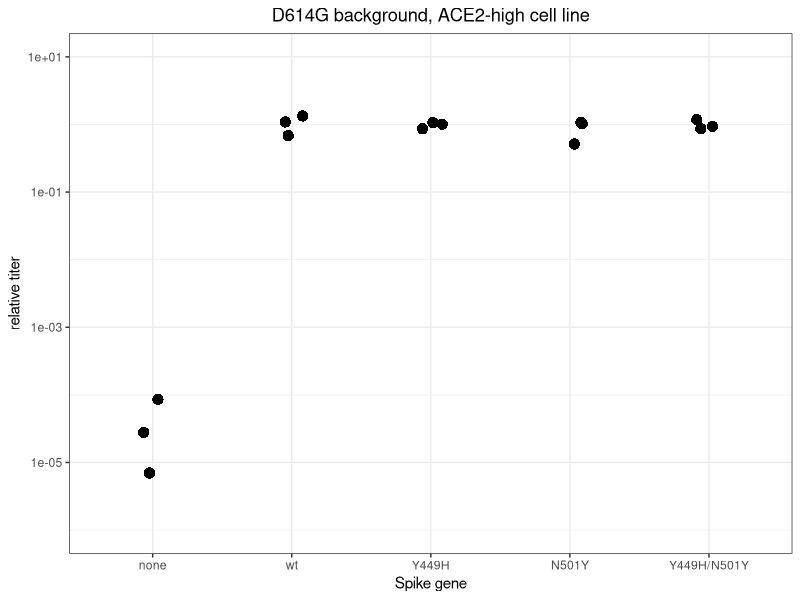
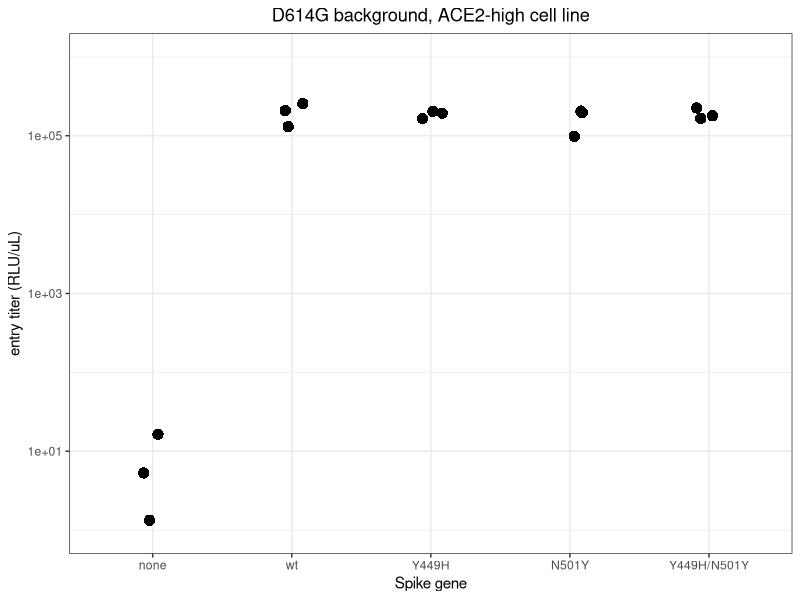
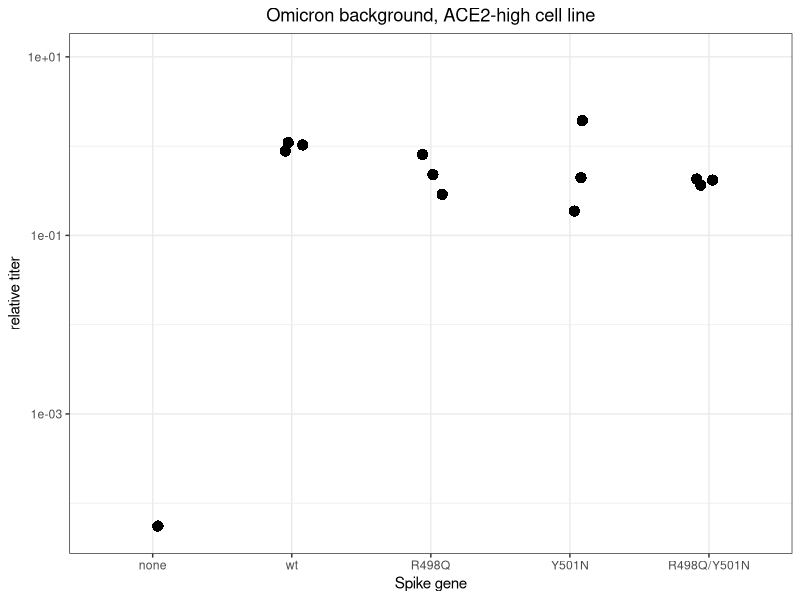
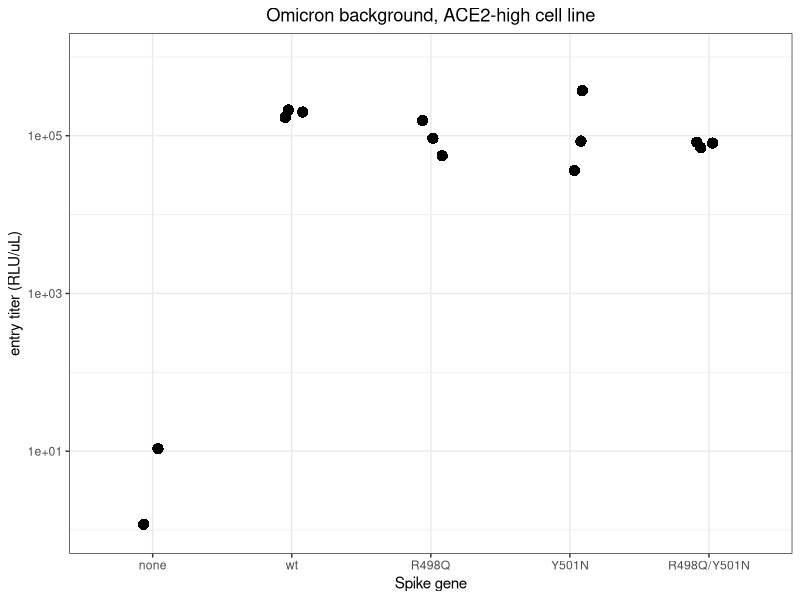
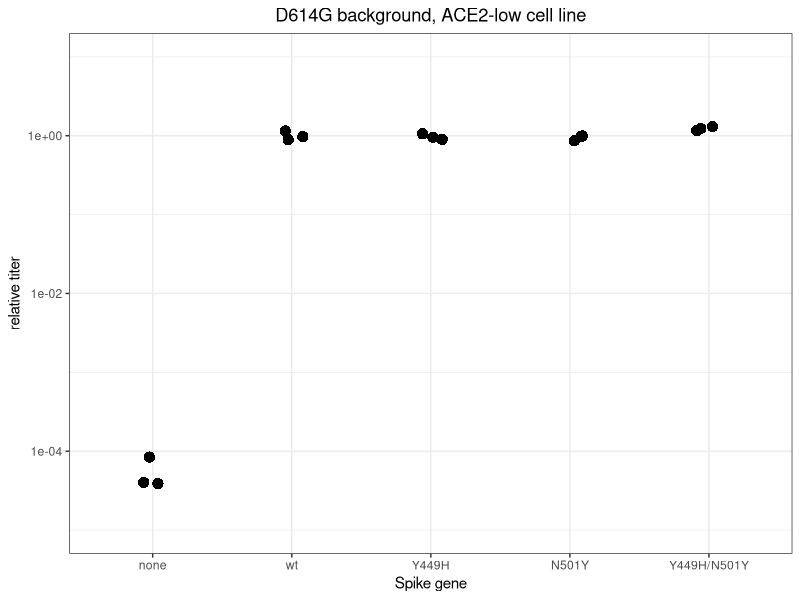
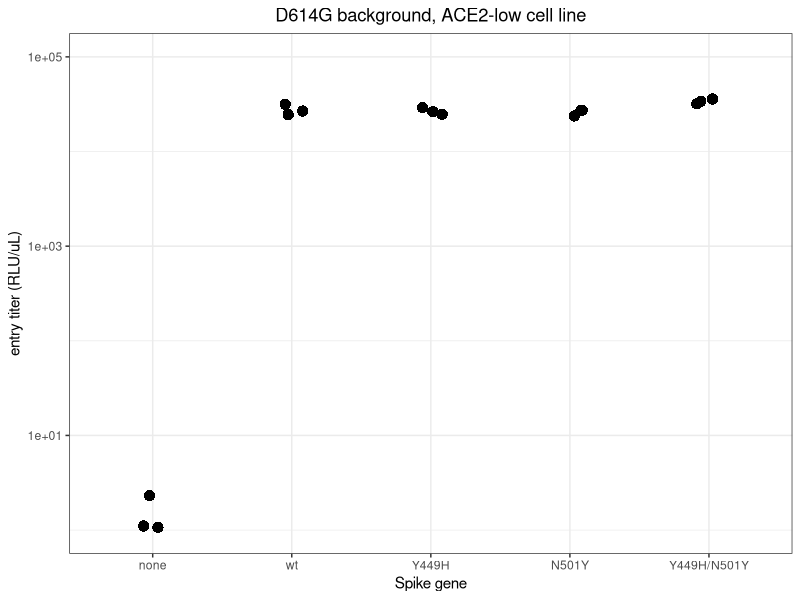
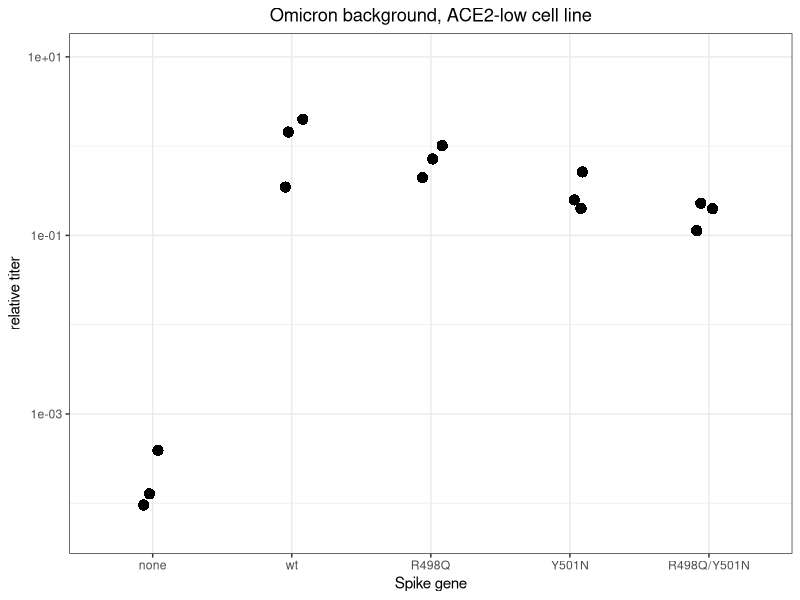
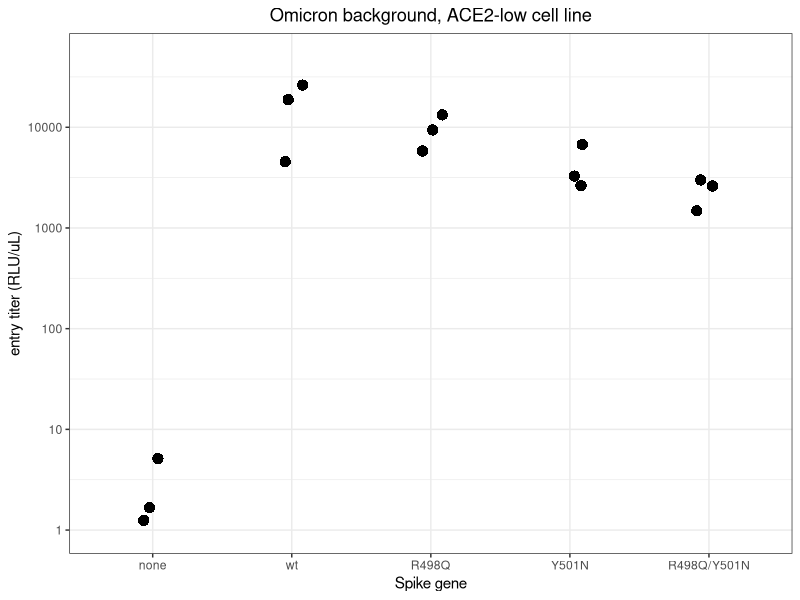

R code for these plots, in order:
## ---- chunk 1
require("knitr")
knitr::opts_chunk$set(echo = T)
knitr::opts_chunk$set(dev.args = list(png = list(type = "cairo")))
#list of packages to install/load
packages = c("ggplot2", "data.table", "tidyverse", "dplyr", "gridExtra")
#install any packages not already installed
installed_packages <- packages %in% rownames(installed.packages())
if(any(installed_packages == F)){
  install.packages(packages[!installed_packages])
}
#load packages
invisible(lapply(packages, library, character.only=T))
#make results directory
if(!file.exists("results")){
 dir.create(file.path("results"))
}
## ---- chunk 2
# The palette with grey:
cbPalette <- c("#999999", "#E69F00", "#56B4E9", "#009E73", "#F0E442", 
               "#0072B2", "#D55E00", "#CC79A7")
# The palette with black
cbbPalette <- c("#000000", "#E69F00", "#56B4E9", "#009E73", "#F0E442", 
                "#0072B2", "#D55E00", "#CC79A7")
## ---- chunk 3
dt <- read.csv(file="./titer_data/all_data.csv", stringsAsFactors=F)
head(dt)
## ---- chunk 4
dt_WH1 <- dt[dt$background=="WH1_D614G",] %>% mutate(genotype = factor(genotype, 
                                levels=c("none", "wt", 
                                         "Y449H", "N501Y", "Y449H/N501Y")))

ggplot(dt_WH1,
       aes(genotype, RLU_per_uL_ACE2hi/exp(mean(log(dt_WH1[dt_WH1$genotype=="wt","RLU_per_uL_ACE2hi"]))))
       ) +
  geom_point(size=3.5,
             shape=16,
             position=position_jitter(width = 0.1, height = 0, seed = 0)) +
  #geom_hline(yintercept=25/exp(mean(log(dt[dt$genotype=="wildtype" & dt$uL_virus=="50","virus_per_mL_stringent"]))), color="grey", linetype="dashed") + #Limit of detection
  scale_y_log10(lim=c(1e-6, 1e1)) +
  xlab("Spike gene") +
  ylab("relative titer") +
  theme_bw()  +
  ggtitle("D614G background, ACE2-high cell line") +
  theme(plot.title = element_text(hjust = 0.5))

ggsave(
  "./results/titers_D614G-cycle_ACE2hi.pdf",
  scale = 1,
  width = 6,
  height = 4,
  useDingbats=F
)
## ---- chunk 5
ggplot(dt_WH1,
       aes(genotype, RLU_per_uL_ACE2hi)) +
  geom_point(size=3.5,
             shape=16,
             position=position_jitter(width = 0.1, height = 0, seed = 0)) +
  #geom_hline(yintercept=25/exp(mean(log(dt[dt$genotype=="wildtype" & dt$uL_virus=="50","virus_per_mL_stringent"]))), color="grey", linetype="dashed") + #Limit of detection
  scale_y_log10(lim=c(1e0, 1e6)) +
  xlab("Spike gene") +
  ylab("entry titer (RLU/uL)") +
  theme_bw()  +
  ggtitle("D614G background, ACE2-high cell line") +
  theme(plot.title = element_text(hjust = 0.5))

ggsave(
  "./results/titers_D614G-cycle_absolute_ACE2hi.pdf",
  scale = 1,
  width = 6,
  height = 4,
  useDingbats=F
)
## ---- chunk 6
dt_omicron <- dt[dt$background=="omicron",] %>% mutate(genotype = factor(genotype, 
                                levels=c("none", "wt", 
                                         "R498Q", "Y501N", "R498Q/Y501N")))

ggplot(dt_omicron,
       aes(genotype, RLU_per_uL_ACE2hi/exp(mean(log(dt_omicron[dt_omicron$genotype=="wt","RLU_per_uL_ACE2hi"]))))
       ) +
  geom_point(size=3.5,
             shape=16,
             position=position_jitter(width = 0.1, height = 0, seed = 0)) +
  #geom_hline(yintercept=25/exp(mean(log(dt[dt$genotype=="wildtype" & dt$uL_virus=="50","virus_per_mL_stringent"]))), color="grey", linetype="dashed") + #Limit of detection
  scale_y_log10(lim=c(5e-5, 1e1)) +
  xlab("Spike gene") +
  ylab("relative titer") +
  theme_bw()  +
  ggtitle("Omicron background, ACE2-high cell line") +
  theme(plot.title = element_text(hjust = 0.5))

ggsave(
  "./results/titers_omicron-cycle_ACE2hi.pdf",
  scale = 1,
  width = 6,
  height = 4,
  useDingbats=F
)
## ---- chunk 7
dt_omicron <- dt[dt$background=="omicron",] %>% mutate(genotype = factor(genotype, 
                                levels=c("none", "wt", 
                                         "R498Q", "Y501N", "R498Q/Y501N")))

ggplot(dt_omicron,
       aes(genotype, RLU_per_uL_ACE2hi)) +
  geom_point(size=3.5,
             shape=16,
             position=position_jitter(width = 0.1, height = 0, seed = 0)) +
  #geom_hline(yintercept=25/exp(mean(log(dt[dt$genotype=="wildtype" & dt$uL_virus=="50","virus_per_mL_stringent"]))), color="grey", linetype="dashed") + #Limit of detection
  scale_y_log10(lim=c(1e0, 1e6)) +
  xlab("Spike gene") +
  ylab("entry titer (RLU/uL)") +
  theme_bw()  +
  ggtitle("Omicron background, ACE2-high cell line") +
  theme(plot.title = element_text(hjust = 0.5))

ggsave(
  "./results/titers_omicron-cycle_absolute_ACE2hi.pdf",
  scale = 1,
  width = 6,
  height = 4,
  useDingbats=F
)
## ---- chunk 8

ggplot(dt_WH1,
       aes(genotype, RLU_per_uL_ACE2lo/exp(mean(log(dt_WH1[dt_WH1$genotype=="wt","RLU_per_uL_ACE2lo"]))))
       ) +
  geom_point(size=3.5,
             shape=16,
             position=position_jitter(width = 0.1, height = 0, seed = 0)) +
  #geom_hline(yintercept=25/exp(mean(log(dt[dt$genotype=="wildtype" & dt$uL_virus=="50","virus_per_mL_stringent"]))), color="grey", linetype="dashed") + #Limit of detection
  scale_y_log10(lim=c(1e-5, 1e1)) +
  xlab("Spike gene") +
  ylab("relative titer") +
  theme_bw()  +
  ggtitle("D614G background, ACE2-low cell line") +
  theme(plot.title = element_text(hjust = 0.5))

ggsave(
  "./results/titers_D614G-cycle_ACE2lo.pdf",
  scale = 1,
  width = 6,
  height = 4,
  useDingbats=F
)
## ---- chunk 9
ggplot(dt_WH1,
       aes(genotype, RLU_per_uL_ACE2lo)) +
  geom_point(size=3.5,
             shape=16,
             position=position_jitter(width = 0.1, height = 0, seed = 0)) +
  #geom_hline(yintercept=25/exp(mean(log(dt[dt$genotype=="wildtype" & dt$uL_virus=="50","virus_per_mL_stringent"]))), color="grey", linetype="dashed") + #Limit of detection
  scale_y_log10(lim=c(1e0, 1e5)) +
  xlab("Spike gene") +
  ylab("entry titer (RLU/uL)") +
  theme_bw()  +
  ggtitle("D614G background, ACE2-low cell line") +
  theme(plot.title = element_text(hjust = 0.5))

ggsave(
  "./results/titers_D614G-cycle_absolute_ACE2lo.pdf",
  scale = 1,
  width = 6,
  height = 4,
  useDingbats=F
)
## ---- chunk 10
dt_omicron <- dt[dt$background=="omicron",] %>% mutate(genotype = factor(genotype, 
                                levels=c("none", "wt", 
                                         "R498Q", "Y501N", "R498Q/Y501N")))

ggplot(dt_omicron,
       aes(genotype, RLU_per_uL_ACE2lo/exp(mean(log(dt_omicron[dt_omicron$genotype=="wt","RLU_per_uL_ACE2lo"]))))
       ) +
  geom_point(size=3.5,
             shape=16,
             position=position_jitter(width = 0.1, height = 0, seed = 0)) +
  #geom_hline(yintercept=25/exp(mean(log(dt[dt$genotype=="wildtype" & dt$uL_virus=="50","virus_per_mL_stringent"]))), color="grey", linetype="dashed") + #Limit of detection
  scale_y_log10(lim=c(5e-5, 1e1)) +
  xlab("Spike gene") +
  ylab("relative titer") +
  theme_bw()  +
  ggtitle("Omicron background, ACE2-low cell line") +
  theme(plot.title = element_text(hjust = 0.5))

ggsave(
  "./results/titers_omicron-cycle_ACE2lo.pdf",
  scale = 1,
  width = 6,
  height = 4,
  useDingbats=F
)
## ---- chunk 11
dt_omicron <- dt[dt$background=="omicron",] %>% mutate(genotype = factor(genotype, 
                                levels=c("none", "wt", 
                                         "R498Q", "Y501N", "R498Q/Y501N")))

ggplot(dt_omicron,
       aes(genotype, RLU_per_uL_ACE2lo)) +
  geom_point(size=3.5,
             shape=16,
             position=position_jitter(width = 0.1, height = 0, seed = 0)) +
  #geom_hline(yintercept=25/exp(mean(log(dt[dt$genotype=="wildtype" & dt$uL_virus=="50","virus_per_mL_stringent"]))), color="grey", linetype="dashed") + #Limit of detection
  scale_y_log10(lim=c(1e0, 5e4)) +
  xlab("Spike gene") +
  ylab("entry titer (RLU/uL)") +
  theme_bw()  +
  ggtitle("Omicron background, ACE2-low cell line") +
  theme(plot.title = element_text(hjust = 0.5))

ggsave(
  "./results/titers_omicron-cycle_absolute_ACE2lo.pdf",
  scale = 1,
  width = 6,
  height = 4,
  useDingbats=F
)
## ---- chunk 12
dt$RLU_per_pg_p24_ACE2hi <- dt$RLU_per_uL_ACE2hi * 1000 / dt$p24_pg_per_mL
dt$RLU_per_pg_p24_ACE2lo <- dt$RLU_per_uL_ACE2lo * 1000 / dt$p24_pg_per_mL
## ---- chunk 13
dt_WH1 <- dt[dt$background=="WH1_D614G",] %>% mutate(genotype = factor(genotype, 
                                levels=c("none", "wt", 
                                         "Y449H", "N501Y", "Y449H/N501Y")))

ggplot(dt_WH1,
       aes(genotype, RLU_per_pg_p24_ACE2hi)) +
  geom_point(size=3.5,
             shape=16,
             position=position_jitter(width = 0.1, height = 0, seed = 0)) +
  #geom_hline(yintercept=25/exp(mean(log(dt[dt$genotype=="wildtype" & dt$uL_virus=="50","virus_per_mL_stringent"]))), color="grey", linetype="dashed") + #Limit of detection
  scale_y_log10(lim=c(1e-3, 1e3)) +
  xlab("Spike gene") +
  ylab("entry titer (RLU/pg p24)") +
  theme_bw()  +
  ggtitle("D614G background, ACE2-high cell line") +
  theme(plot.title = element_text(hjust = 0.5))

ggsave(
  "./results/titers_D614G-cycle_RLU-per-pg-p24_ACE2hi.pdf",
  scale = 1,
  width = 6,
  height = 4,
  useDingbats=F
)

## ---- chunk 14
dt_WH1 <- dt[dt$background=="WH1_D614G",] %>% mutate(genotype = factor(genotype, 
                                levels=c("none", "wt", 
                                         "Y449H", "N501Y", "Y449H/N501Y")))

ggplot(dt_WH1,
       aes(genotype, RLU_per_pg_p24_ACE2lo)) +
  geom_point(size=3.5,
             shape=16,
             position=position_jitter(width = 0.1, height = 0, seed = 0)) +
  #geom_hline(yintercept=25/exp(mean(log(dt[dt$genotype=="wildtype" & dt$uL_virus=="50","virus_per_mL_stringent"]))), color="grey", linetype="dashed") + #Limit of detection
  scale_y_log10(lim=c(1e-3, 1e2)) +
  xlab("Spike gene") +
  ylab("entry titer (RLU/pg p24)") +
  theme_bw()  +
  ggtitle("D614G background, ACE2-low cell line") +
  theme(plot.title = element_text(hjust = 0.5))

ggsave(
  "./results/titers_D614G-cycle_RLU-per-pg-p24_ACE2lo.pdf",
  scale = 1,
  width = 6,
  height = 4,
  useDingbats=F
)

## ---- chunk 15
dt_omicron <- dt[dt$background=="omicron",] %>% mutate(genotype = factor(genotype, 
                                levels=c("none", "wt", 
                                         "R498Q", "Y501N", "R498Q/Y501N")))

ggplot(dt_omicron,
       aes(genotype, RLU_per_pg_p24_ACE2hi)) +
  geom_point(size=3.5,
             shape=16,
             position=position_jitter(width = 0.1, height = 0, seed = 0)) +
  #geom_hline(yintercept=25/exp(mean(log(dt[dt$genotype=="wildtype" & dt$uL_virus=="50","virus_per_mL_stringent"]))), color="grey", linetype="dashed") + #Limit of detection
  scale_y_log10(lim=c(1e-5, 1e3)) +
  xlab("Spike gene") +
  ylab("entry titer (RLU/pg p24)") +
  theme_bw()  +
  ggtitle("Omicron background, ACE2-high cell line") +
  theme(plot.title = element_text(hjust = 0.5))

ggsave(
  "./results/titers_omicron-cycle_RLU-per-pg-p24_ACE2hi.pdf",
  scale = 1,
  width = 6,
  height = 4,
  useDingbats=F
)

## ---- chunk 16
ggplot(dt_omicron,
       aes(genotype, RLU_per_pg_p24_ACE2lo)) +
  geom_point(size=3.5,
             shape=16,
             position=position_jitter(width = 0.1, height = 0, seed = 0)) +
  #geom_hline(yintercept=25/exp(mean(log(dt[dt$genotype=="wildtype" & dt$uL_virus=="50","virus_per_mL_stringent"]))), color="grey", linetype="dashed") + #Limit of detection
  scale_y_log10(lim=c(8e-4, 1e2)) +
  xlab("Spike gene") +
  ylab("entry titer (RLU/pg p24)") +
  theme_bw()  +
  ggtitle("Omicron background, ACE2-low cell line") +
  theme(plot.title = element_text(hjust = 0.5))

ggsave(
  "./results/titers_omicron-cycle_RLU-per-pg-p24_ACE2lo.pdf",
  scale = 1,
  width = 6,
  height = 4,
  useDingbats=F
)

## ---- chunk 17
#geomean function
geomean <- function(x){
  return(exp(mean(log(x))))
}

#calc fold-change in geomean titer compared to wt, absolute titer, ACE2hi
#omicron R498Q vs wt
geomean(dt_omicron[dt_omicron$genotype=="R498Q","RLU_per_uL_ACE2hi"])/geomean(dt_omicron[dt_omicron$genotype=="wt","RLU_per_uL_ACE2hi"])
#omicron Y501N vs wt
geomean(dt_omicron[dt_omicron$genotype=="Y501N","RLU_per_uL_ACE2hi"])/geomean(dt_omicron[dt_omicron$genotype=="wt","RLU_per_uL_ACE2hi"])
#omicron R498Q/Y501N vs wt
geomean(dt_omicron[dt_omicron$genotype=="R498Q/Y501N","RLU_per_uL_ACE2hi"])/geomean(dt_omicron[dt_omicron$genotype=="wt","RLU_per_uL_ACE2hi"])

#calc fold-change in geomean titer compared to wt, absolute titer, ACE2lo
#omicron R498Q vs wt
geomean(dt_omicron[dt_omicron$genotype=="R498Q","RLU_per_uL_ACE2lo"])/geomean(dt_omicron[dt_omicron$genotype=="wt","RLU_per_uL_ACE2lo"])
#omicron Y501N vs wt
geomean(dt_omicron[dt_omicron$genotype=="Y501N","RLU_per_uL_ACE2lo"])/geomean(dt_omicron[dt_omicron$genotype=="wt","RLU_per_uL_ACE2lo"])
#omicron R498Q/Y501N vs wt
geomean(dt_omicron[dt_omicron$genotype=="R498Q/Y501N","RLU_per_uL_ACE2lo"])/geomean(dt_omicron[dt_omicron$genotype=="wt","RLU_per_uL_ACE2lo"])

#calc fold-change in geomean titer compared to wt, RLU/pg p24 titer, ACE2hi
#omicron R498Q vs wt
geomean(dt_omicron[dt_omicron$genotype=="R498Q","RLU_per_pg_p24_ACE2hi"])/geomean(dt_omicron[dt_omicron$genotype=="wt","RLU_per_pg_p24_ACE2hi"])
#omicron Y501N vs wt
geomean(dt_omicron[dt_omicron$genotype=="Y501N","RLU_per_pg_p24_ACE2hi"])/geomean(dt_omicron[dt_omicron$genotype=="wt","RLU_per_pg_p24_ACE2hi"])
#omicron R498Q/Y501N vs wt
geomean(dt_omicron[dt_omicron$genotype=="R498Q/Y501N","RLU_per_pg_p24_ACE2hi"])/geomean(dt_omicron[dt_omicron$genotype=="wt","RLU_per_pg_p24_ACE2hi"])

#calc fold-change in geomean titer compared to wt, RLU/pg p24 titer, ACE2lo
#omicron R498Q vs wt
geomean(dt_omicron[dt_omicron$genotype=="R498Q","RLU_per_pg_p24_ACE2lo"])/geomean(dt_omicron[dt_omicron$genotype=="wt","RLU_per_pg_p24_ACE2lo"])
#omicron Y501N vs wt
geomean(dt_omicron[dt_omicron$genotype=="Y501N","RLU_per_pg_p24_ACE2lo"])/geomean(dt_omicron[dt_omicron$genotype=="wt","RLU_per_pg_p24_ACE2lo"])
#omicron R498Q/Y501N vs wt
geomean(dt_omicron[dt_omicron$genotype=="R498Q/Y501N","RLU_per_pg_p24_ACE2lo"])/geomean(dt_omicron[dt_omicron$genotype=="wt","RLU_per_pg_p24_ACE2lo"])

#calc fold-change in geomean titer compared to wt, absolute titer, ACE2hi
#WH1 Y449H vs wt
geomean(dt_WH1[dt_WH1$genotype=="Y449H","RLU_per_uL_ACE2hi"])/geomean(dt_WH1[dt_WH1$genotype=="wt","RLU_per_uL_ACE2hi"])
#WH1 N501Y vs wt
geomean(dt_WH1[dt_WH1$genotype=="N501Y","RLU_per_uL_ACE2hi"])/geomean(dt_WH1[dt_WH1$genotype=="wt","RLU_per_uL_ACE2hi"])
#WH1 Y449H/N501Y vs wt
geomean(dt_WH1[dt_WH1$genotype=="Y449H/N501Y","RLU_per_uL_ACE2hi"])/geomean(dt_WH1[dt_WH1$genotype=="wt","RLU_per_uL_ACE2hi"])

#calc fold-change in geomean titer compared to wt, absolute titer, ACE2lo
#WH1 Y449H vs wt
geomean(dt_WH1[dt_WH1$genotype=="Y449H","RLU_per_uL_ACE2lo"])/geomean(dt_WH1[dt_WH1$genotype=="wt","RLU_per_uL_ACE2lo"])
#WH1 N501Y vs wt
geomean(dt_WH1[dt_WH1$genotype=="N501Y","RLU_per_uL_ACE2lo"])/geomean(dt_WH1[dt_WH1$genotype=="wt","RLU_per_uL_ACE2lo"])
#WH1 Y449H/N501Y vs wt
geomean(dt_WH1[dt_WH1$genotype=="Y449H/N501Y","RLU_per_uL_ACE2lo"])/geomean(dt_WH1[dt_WH1$genotype=="wt","RLU_per_uL_ACE2lo"])

#calc fold-change in geomean titer compared to wt, RLU/pg p24 titer, ACE2hi
#WH1 Y449H vs wt
geomean(dt_WH1[dt_WH1$genotype=="Y449H","RLU_per_pg_p24_ACE2hi"])/geomean(dt_WH1[dt_WH1$genotype=="wt","RLU_per_pg_p24_ACE2hi"])
#WH1 N501Y vs wt
geomean(dt_WH1[dt_WH1$genotype=="N501Y","RLU_per_pg_p24_ACE2hi"])/geomean(dt_WH1[dt_WH1$genotype=="wt","RLU_per_pg_p24_ACE2hi"])
#WH1 Y449H/N501Y vs wt
geomean(dt_WH1[dt_WH1$genotype=="Y449H/N501Y","RLU_per_pg_p24_ACE2hi"])/geomean(dt_WH1[dt_WH1$genotype=="wt","RLU_per_pg_p24_ACE2hi"])

#calc fold-change in geomean titer compared to wt, RLU/pg p24 titer, ACE2lo
#WH1 Y449H vs wt
geomean(dt_WH1[dt_WH1$genotype=="Y449H","RLU_per_pg_p24_ACE2lo"])/geomean(dt_WH1[dt_WH1$genotype=="wt","RLU_per_pg_p24_ACE2lo"])
#WH1 N501Y vs wt
geomean(dt_WH1[dt_WH1$genotype=="N501Y","RLU_per_pg_p24_ACE2lo"])/geomean(dt_WH1[dt_WH1$genotype=="wt","RLU_per_pg_p24_ACE2lo"])
#WH1 Y449H/N501Y vs wt
geomean(dt_WH1[dt_WH1$genotype=="Y449H/N501Y","RLU_per_pg_p24_ACE2lo"])/geomean(dt_WH1[dt_WH1$genotype=="wt","RLU_per_pg_p24_ACE2lo"])



t.test(log10(dt_omicron[dt_omicron$genotype=="wt","RLU_per_pg_p24_ACE2hi"]),log10(dt_omicron[dt_omicron$genotype=="R498Q","RLU_per_pg_p24_ACE2hi"]))
t.test(log10(dt_omicron[dt_omicron$genotype=="wt","RLU_per_pg_p24_ACE2hi"]),log10(dt_omicron[dt_omicron$genotype=="Y501N","RLU_per_pg_p24_ACE2hi"]))
t.test(log10(dt_omicron[dt_omicron$genotype=="wt","RLU_per_pg_p24_ACE2hi"]),log10(dt_omicron[dt_omicron$genotype=="R498Q/Y501N","RLU_per_pg_p24_ACE2hi"]))

t.test(log10(dt_omicron[dt_omicron$genotype=="R498Q","RLU_per_pg_p24_ACE2hi"]),log10(dt_omicron[dt_omicron$genotype=="Y501N","RLU_per_pg_p24_ACE2hi"]))
t.test(log10(dt_omicron[dt_omicron$genotype=="R498Q","RLU_per_pg_p24_ACE2hi"]),log10(dt_omicron[dt_omicron$genotype=="R498Q/Y501N","RLU_per_pg_p24_ACE2hi"]))

t.test(log10(dt_omicron[dt_omicron$genotype=="Y501N","RLU_per_pg_p24_ACE2hi"]),log10(dt_omicron[dt_omicron$genotype=="R498Q/Y501N","RLU_per_pg_p24_ACE2hi"]))


t.test(log10(dt_omicron[dt_omicron$genotype=="wt","RLU_per_pg_p24_ACE2lo"]),log10(dt_omicron[dt_omicron$genotype=="R498Q","RLU_per_pg_p24_ACE2lo"]))
t.test(log10(dt_omicron[dt_omicron$genotype=="wt","RLU_per_pg_p24_ACE2lo"]),log10(dt_omicron[dt_omicron$genotype=="Y501N","RLU_per_pg_p24_ACE2lo"]))
t.test(log10(dt_omicron[dt_omicron$genotype=="wt","RLU_per_pg_p24_ACE2lo"]),log10(dt_omicron[dt_omicron$genotype=="R498Q/Y501N","RLU_per_pg_p24_ACE2lo"]))

t.test(log10(dt_omicron[dt_omicron$genotype=="R498Q","RLU_per_pg_p24_ACE2lo"]),log10(dt_omicron[dt_omicron$genotype=="Y501N","RLU_per_pg_p24_ACE2lo"]))
t.test(log10(dt_omicron[dt_omicron$genotype=="R498Q","RLU_per_pg_p24_ACE2lo"]),log10(dt_omicron[dt_omicron$genotype=="R498Q/Y501N","RLU_per_pg_p24_ACE2lo"]))

t.test(log10(dt_omicron[dt_omicron$genotype=="Y501N","RLU_per_pg_p24_ACE2lo"]),log10(dt_omicron[dt_omicron$genotype=="R498Q/Y501N","RLU_per_pg_p24_ACE2lo"]))


t.test(log10(dt_omicron[dt_omicron$genotype=="wt","RLU_per_uL_ACE2hi"]),log10(dt_omicron[dt_omicron$genotype=="R498Q","RLU_per_uL_ACE2hi"]))
t.test(log10(dt_omicron[dt_omicron$genotype=="wt","RLU_per_uL_ACE2hi"]),log10(dt_omicron[dt_omicron$genotype=="Y501N","RLU_per_uL_ACE2hi"]))
t.test(log10(dt_omicron[dt_omicron$genotype=="wt","RLU_per_uL_ACE2hi"]),log10(dt_omicron[dt_omicron$genotype=="R498Q/Y501N","RLU_per_uL_ACE2hi"]))

t.test(log10(dt_omicron[dt_omicron$genotype=="R498Q","RLU_per_uL_ACE2hi"]),log10(dt_omicron[dt_omicron$genotype=="Y501N","RLU_per_uL_ACE2hi"]))
t.test(log10(dt_omicron[dt_omicron$genotype=="R498Q","RLU_per_uL_ACE2hi"]),log10(dt_omicron[dt_omicron$genotype=="R498Q/Y501N","RLU_per_uL_ACE2hi"]))

t.test(log10(dt_omicron[dt_omicron$genotype=="Y501N","RLU_per_uL_ACE2hi"]),log10(dt_omicron[dt_omicron$genotype=="R498Q/Y501N","RLU_per_uL_ACE2hi"]))


t.test(log10(dt_omicron[dt_omicron$genotype=="wt","RLU_per_uL_ACE2lo"]),log10(dt_omicron[dt_omicron$genotype=="R498Q","RLU_per_uL_ACE2lo"]))
t.test(log10(dt_omicron[dt_omicron$genotype=="wt","RLU_per_uL_ACE2lo"]),log10(dt_omicron[dt_omicron$genotype=="Y501N","RLU_per_uL_ACE2lo"]))
t.test(log10(dt_omicron[dt_omicron$genotype=="wt","RLU_per_uL_ACE2lo"]),log10(dt_omicron[dt_omicron$genotype=="R498Q/Y501N","RLU_per_uL_ACE2lo"]))

t.test(log10(dt_omicron[dt_omicron$genotype=="R498Q","RLU_per_uL_ACE2lo"]),log10(dt_omicron[dt_omicron$genotype=="Y501N","RLU_per_uL_ACE2lo"]))
t.test(log10(dt_omicron[dt_omicron$genotype=="R498Q","RLU_per_uL_ACE2lo"]),log10(dt_omicron[dt_omicron$genotype=="R498Q/Y501N","RLU_per_uL_ACE2lo"]))

t.test(log10(dt_omicron[dt_omicron$genotype=="Y501N","RLU_per_uL_ACE2lo"]),log10(dt_omicron[dt_omicron$genotype=="R498Q/Y501N","RLU_per_uL_ACE2lo"]))


